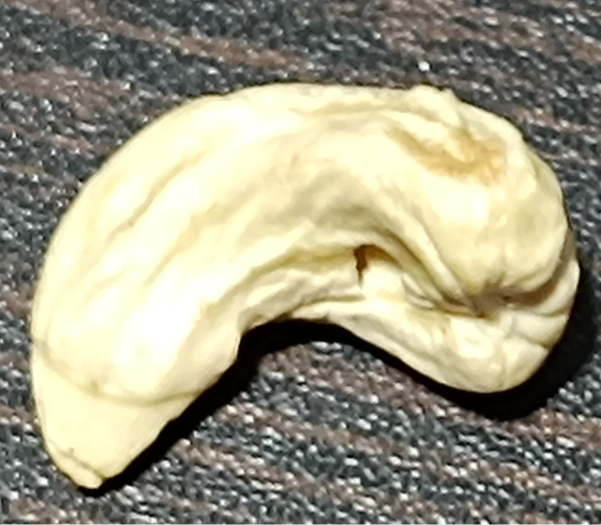
#> input picture prediction/IMG-20250123-WA0009.jpg, 1202 x 1050 px (shown at 1/2 size); its folder holds only this picture in this run
$ python -i final_train.py   (imports and definitions only)   (older library calls are emulated)
#> lines starting #> are read from the running program, lines starting #| are printed output that depends on the picture; after the words box and inside, x2 and y2 are one past the last pixel; in counts of white or black regions, pixels touching at a corner belong together
#> further down, picture is the input picture: shape (1050, 1202, 3); mean B, G, R 132.5, 154.4, 158.4
import cv2
import numpy as np
import matplotlib.pyplot as plt
import seaborn as sns
from sklearn.ensemble import RandomForestClassifier
from sklearn.model_selection import train_test_split
from sklearn.metrics import classification_report, confusion_matrix, accuracy_score
from skimage.feature import graycomatrix, graycoprops
import os
import joblib

# Define paths for dataset
data_dir = "cashew_dataset"
classes = ["Discolored", "Jumbo", "Regular", "Special"]

# Initialize lists for features and labels
features = []
labels = []

# Helper function to extract features
def extract_features(image):
    # Convert to HSV and extract color features
    hsv_image = cv2.cvtColor(image, cv2.COLOR_BGR2HSV)
#> hsv_image: shape (1050, 1202, 3); mean H, S, V 35.6, 47.4, 159.7
    h, s, v = cv2.split(hsv_image)
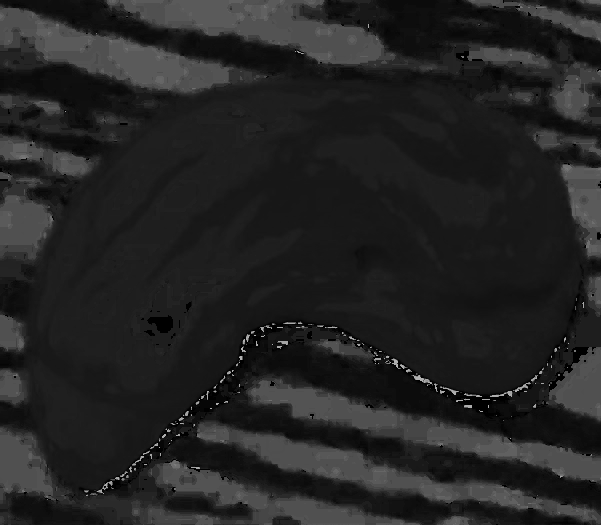
#> h: shape (1050, 1202) (shown at 1/2 size); min 0, max 178, mean 35.6
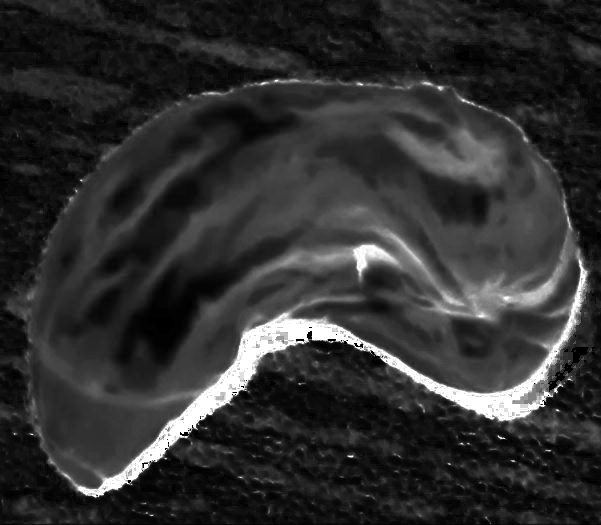
#> s: shape (1050, 1202) (shown at 1/2 size); min 0, max 255, mean 47.4
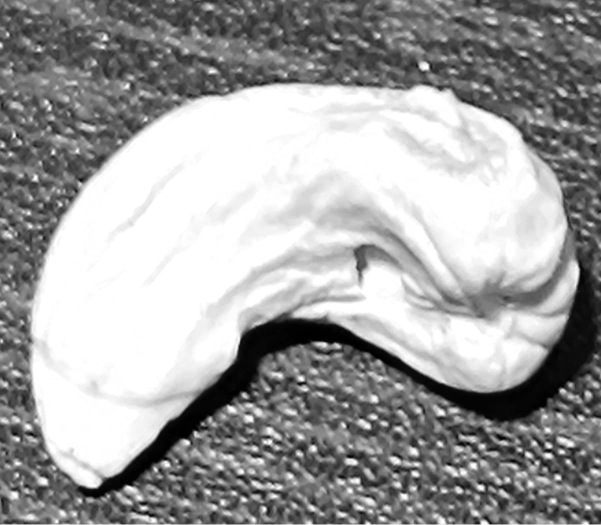
#> v: shape (1050, 1202) (shown at 1/2 size); min 0, max 255, mean 159.7
    color_features = [
        np.mean(h), np.std(h),
        np.mean(s), np.std(s),
        np.mean(v), np.std(v)
    ]
#> color_features = [35.65, 24.31, 47.44, 46.92, 159.7, 79.14]

    # Convert to grayscale and extract texture features using GLCM
    gray_image = cv2.cvtColor(image, cv2.COLOR_BGR2GRAY)
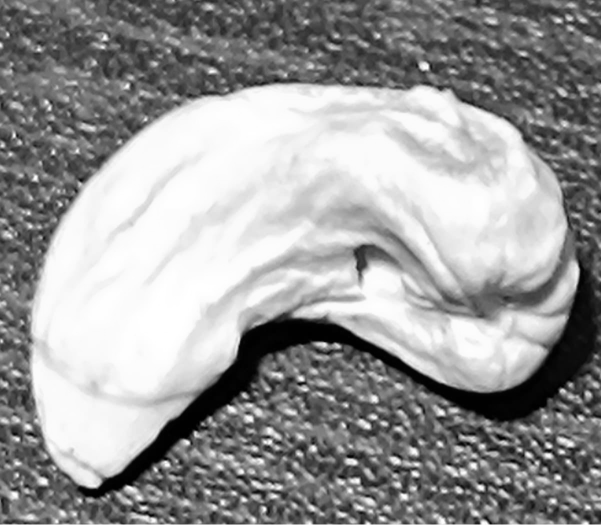
#> gray_image: shape (1050, 1202) (shown at 1/2 size); min 0, max 255, mean 153.2
    glcm = graycomatrix(gray_image, distances=[1], angles=[0], levels=256, symmetric=True, normed=True)
    texture_features = [
        graycoprops(glcm, prop).flatten()[0] for prop in ["contrast", "dissimilarity", "homogeneity", "ASM", "energy", "correlation"]
    ]
#> texture_features = [25.41, 2.86, 0.466, 0.00396, 0.0629, 0.998]

    # Convert to binary image for shape analysis
    _, binary = cv2.threshold(gray_image, 0, 255, cv2.THRESH_BINARY + cv2.THRESH_OTSU)
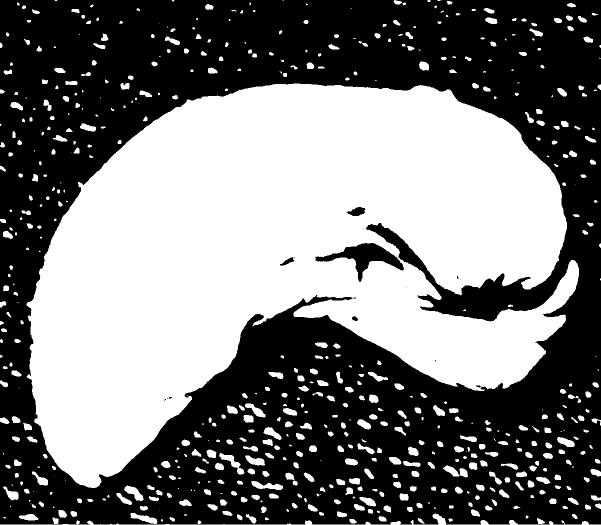
#> binary: shape (1050, 1202) (shown at 1/2 size); 46.7% white; 597 white regions (113 under 20 px)
    contours, _ = cv2.findContours(binary, cv2.RETR_EXTERNAL, cv2.CHAIN_APPROX_SIMPLE)
#> contours = 596 contours, 161 with area under 20; largest, box (x1, y1, x2, y2) and area: (53, 167, 1158, 976) 537106, (0, 1027, 1202, 1050) 1088, (438, 906, 489, 949) 581, (503, 962, 566, 980) 540, (886, 931, 936, 955) 530

    # Extract shape features if contour exists
    if contours:
        cnt = max(contours, key=cv2.contourArea)
#> cnt = contour of 2483 points, box (x1, y1, x2, y2) (53, 167, 1158, 976), area 537106
        area = cv2.contourArea(cnt)
#> area = 537106.5
        perimeter = cv2.arcLength(cnt, True)
#> perimeter = 5639.4
        x, y, width, height = cv2.boundingRect(cnt)
#> x = 53; y = 167; width = 1105; height = 809
        aspect_ratio = width / height
#> aspect_ratio = 1.37
        convex_hull = cv2.convexHull(cnt)
#> convex_hull = contour of 52 points, box (x1, y1, x2, y2) (53, 167, 1158, 976), area 673118
        convex_hull_area = cv2.contourArea(convex_hull)
#> convex_hull_area = 673117.5
        convexity = area / convex_hull_area if convex_hull_area > 0 else 0
#> convexity = 0.798
        circularity = (4 * np.pi * area) / (perimeter ** 2) if perimeter > 0 else 0
#> circularity = 0.212
    else:
        area, perimeter, aspect_ratio, convexity, circularity, width, height = 0, 0, 0, 0, 0, 0, 0

    shape_features = [area, perimeter, aspect_ratio, convexity, circularity, width, height]
#> shape_features = [537106.5, 5639.4, 1.37, 0.798, 0.212, 1105, 809]

    return color_features + texture_features + shape_features

# Process the dataset
accuracy_per_directory = {}
# [27 lines not run here, left out]

# Convert to NumPy arrays
features = np.array(features)
labels = np.array(labels)

# Split the data into training and testing sets
# [1 line that did not run here, left out]

# Train Random Forest classifier
classifier = RandomForestClassifier(n_estimators=100, random_state=42)
# [1 line not run here, left out]

# Save the trained model
model_filename = 'new_prediction_train_model.joblib'
# [2 lines not run here, left out]

# Make predictions
# [1 line that did not run here, left out]
# [1 line that did not run here, left out]
# [1 line that did not run here, left out]

# Evaluate the model
# [1 line that did not run here, left out]
# [12 lines not run here, left out]

>>> import cv2
>>> picture = cv2.imread('prediction/IMG-20250123-WA0009.jpg')
>>> result = extract_features(picture)
#> result = [35.65, 24.31, 47.44, 46.92, 159.7, 79.14, 25.41, 2.86, 0.466, 0.00396, 0.0629, 0.998, 537106.5, 5639.4, 1.37, 0.798, 0.212, 1105, 809]

$ run again, on prediction/IMG-20250123-WA0011.jpg
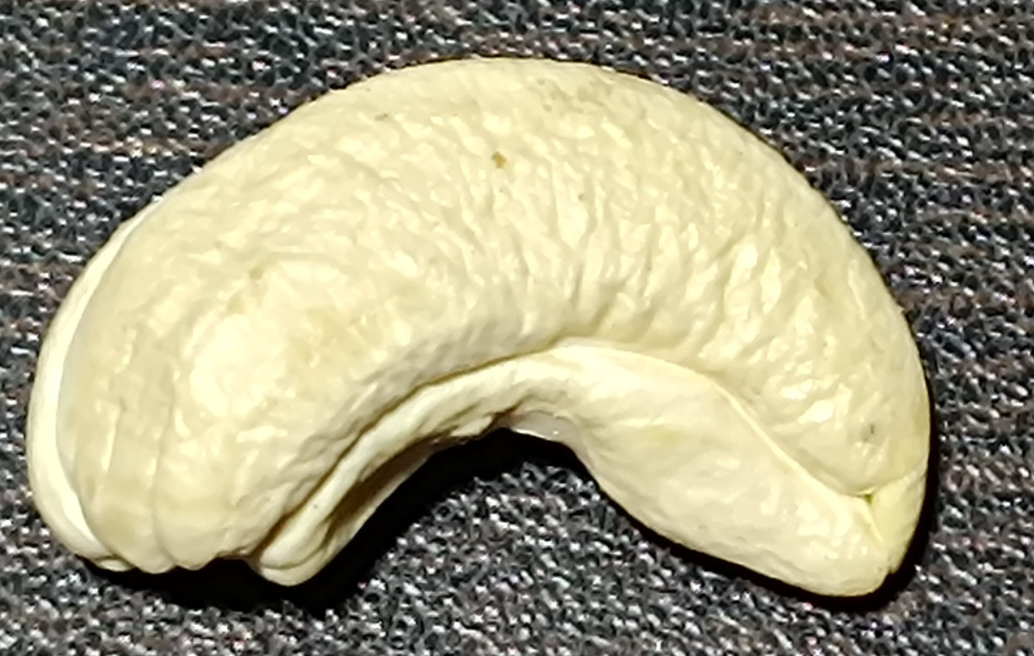
#> input picture prediction/IMG-20250123-WA0011.jpg, 2068 x 1312 px (shown at 1/2 size)
#> picture is the input picture: shape (1312, 2068, 3); mean B, G, R 126.3, 152.3, 156.9
#> hsv_image: shape (1312, 2068, 3); mean H, S, V 33.4, 52.6, 157.6
#> in extract_features, `h, s, v = cv2.split(hsv_image)`:
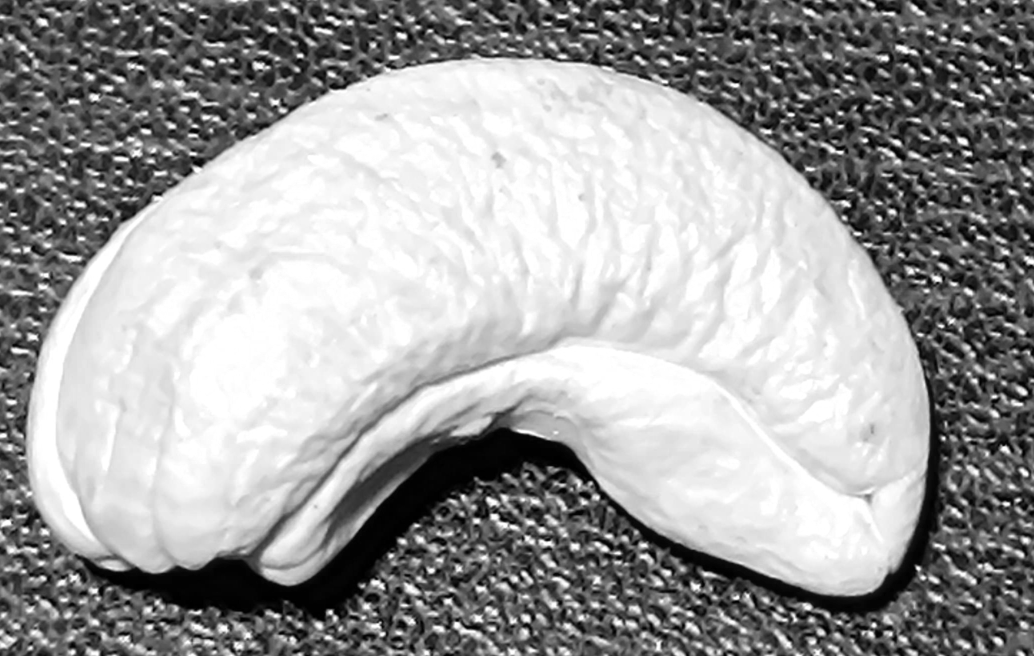
#> v: shape (1312, 2068) (shown at 1/2 size); min 0, max 255, mean 157.6
#> color_features = [33.38, 23.73, 52.64, 46.41, 157.6, 85.5]
#> texture_features = [35, 3.27, 0.444, 0.00152, 0.0389, 0.997]
#> in extract_features, `_, binary = cv2.threshold(gray_image, 0, 255, cv2.THRESH_BINARY + cv2...`:
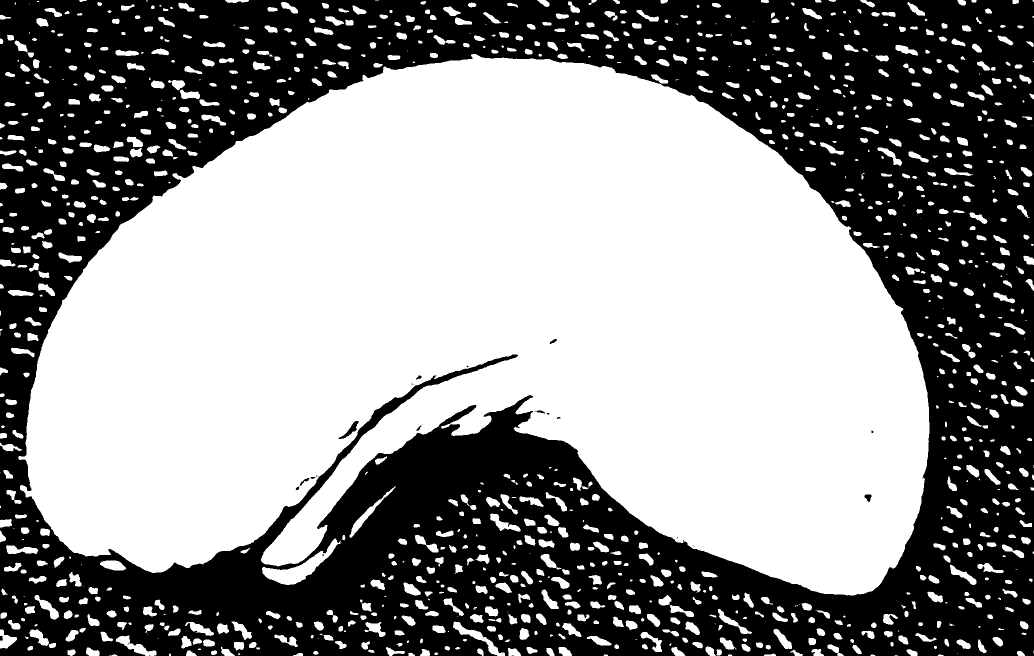
#> binary: shape (1312, 2068) (shown at 1/2 size); 55.3% white; 29 black regions (17 under 20 px)
#> contours = 1137 contours, 208 with area under 20; largest, box (x1, y1, x2, y2) and area: (36, 108, 1859, 1191) 1336773, (524, 1077, 681, 1170) 3718, (906, 1243, 1010, 1312) 1320, (231, 1271, 313, 1312) 1042, (699, 972, 791, 1076) 1022
#> cnt = contour of 3356 points, box (x1, y1, x2, y2) (36, 108, 1859, 1191), area 1336773
#> area = 1336773
#> perimeter = 7709
#> x = 36; y = 108; width = 1823; height = 1083
#> aspect_ratio = 1.68
#> convex_hull = contour of 68 points, box (x1, y1, x2, y2) (36, 108, 1859, 1191), area 1563360
#> convex_hull_area = 1563360
#> convexity = 0.855
#> circularity = 0.283
#> shape_features = [1336773, 7709, 1.68, 0.855, 0.283, 1823, 1083]
#> result = [33.38, 23.73, 52.64, 46.41, 157.6, 85.5, 35, 3.27, 0.444, 0.00152, 0.0389, 0.997, 1336773, 7709, 1.68, 0.855, 0.283, 1823, 1083]
